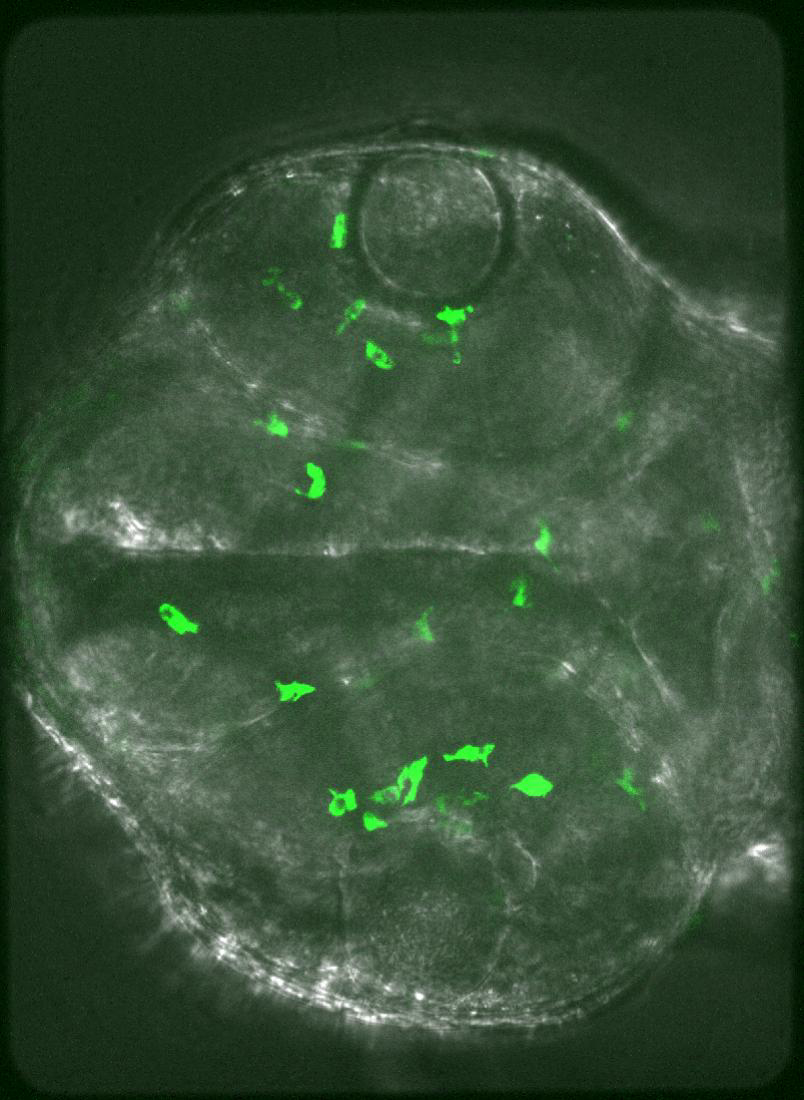
#> input picture Final_Project/k_means/1.png, 804 x 1100 px
$ jupyter execute k_means_segementation.ipynb
#> lines starting #> are read from the running program, lines starting #| are printed output that depends on the picture
<a href="https://colab.research.google.com/github/Dan-Blanchette/Python_4ML/blob/main/Final_Project/k_means/k_means_segementation.ipynb" target="_parent"></a>

[cell 1]
'''
@author Dan Blanchette
@date May 3, 2023
'''

import numpy as np
import matplotlib.pyplot as plt
import cv2

# create a figure
fig = plt.figure(figsize=(10,7))

rows = 1
cols = 2

img = cv2.imread('1.png')
#> img is the input picture: shape (1100, 804, 3); mean B, G, R 54.3, 78.1, 54.6

# reshape image to help implement k-means algorithm
img2 = img.reshape((-1,3))

# convert image to float32 to apply cv2 k-means
img2 = np.float32(img2)

# define number of cluster and apply k-means
# max iterations is 10 and epsilon = 1.0
criteria = (cv2.TERM_CRITERIA_EPS + cv2.TERM_CRITERIA_MAX_ITER, 10, 1.0)

# Clusters
k = 5

attempts = 10

# returns compactness of cluster
# returns labels
# center of the cluster (centroid)
# Can use K-means PP_CENTERS OR RANDOM_CENTERS
ret, label, center = cv2.kmeans(img2, k, None, criteria, 10, cv2.KMEANS_PP_CENTERS)
#> ret = 297345945.6; center = [[25.31, 46.65, 25.62], [80.25, 103.4, 80.5], [130.9, 147.5, 131.2], [55.68, 80.36, 55.84], [64.48, 223.2, 63.89]]

# center of each cluster
center = np.uint8(center)
#> center = [[25, 46, 25], [80, 103, 80], [130, 147, 131], [55, 80, 55], [64, 223, 63]]

res = center[label.flatten()]
# conver the dimensions back to image
res2 = res.reshape((img.shape))
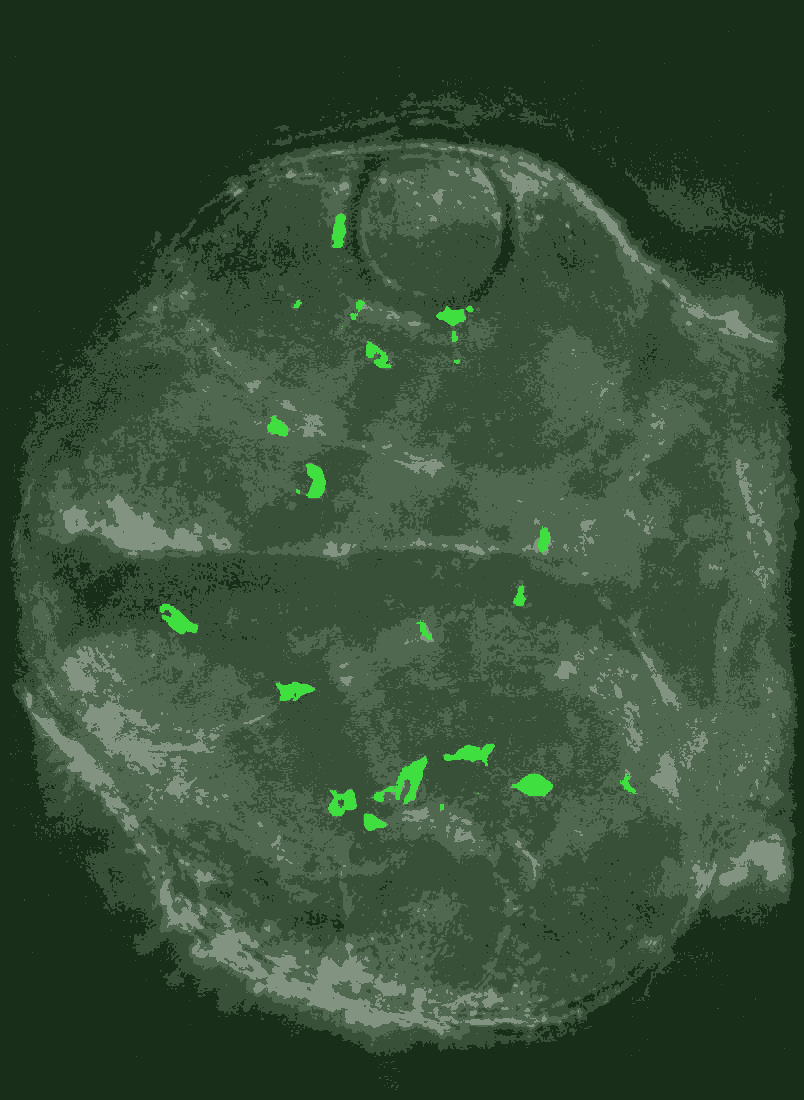
#> res2: shape (1100, 804, 3); mean B, G, R 53.9, 77.7, 53.9

cv2.imwrite('1segemented.png',res2)

seg = cv2.imread('1segemented.png')

fig.add_subplot(rows, cols, 1)

plt.imshow(img)
# plt.axis('off')
plt.title("Original")

fig.add_subplot(rows, cols, 2)
plt.imshow(seg)
plt.title('K-means: k=5')
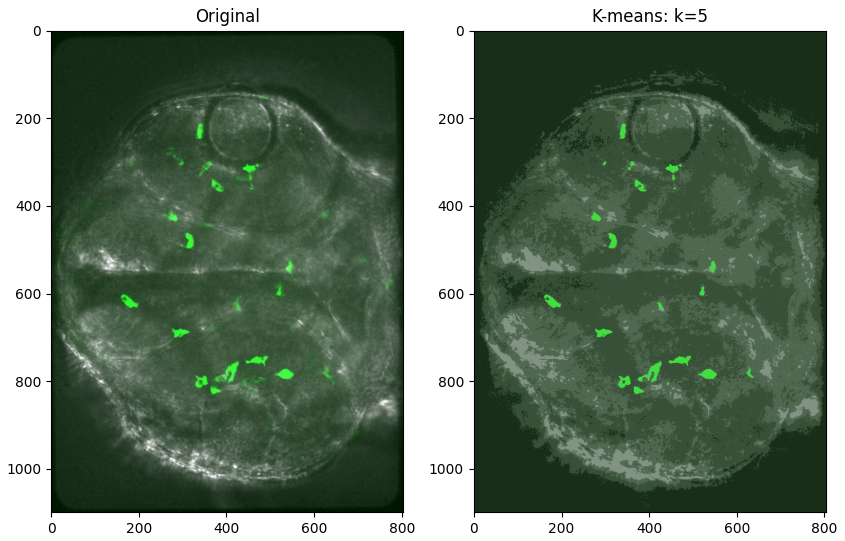
#> figure drawn by matplotlib, 2 panels; B, G, R data is drawn as R, G, B

Refactored Code

[cell 2]
import cv2
import numpy as np
import matplotlib.pyplot as plt
import sys

def read_image(file_path):
  """Read the images and format to RGB."""
  image = cv2.imread(file_path)
  return cv2.cvtColor(image, cv2.COLOR_BGR2RGB)

def preProcessImage(image_name):
  """Reshape the image into a 2D array of pixels and three color channel values (RGB), then convert to float."""
  pixel_val = image_name.reshape((-1,3))
  return np.float32(pixel_val)

def kmeans_clustering(pixel_val, k =3):
  """Apply k means clustering to each of the pixel values."""
  criteria = (cv2.TERM_CRITERIA_EPS + cv2.TERM_CRITERIA_MAX_ITER, 100, 0.2)
  # last parameter can be adjusted to use PP_CENTERS for centroid calculation if random centers do no yield decent resuts
  compactness, labels, centers = cv2.kmeans(pixel_val, k, None, criteria, 10, cv2.KMEANS_PP_CENTERS)
  return compactness, labels, np.uint8(centers)

def segment_image(image, labels, centers):
  """Segment each image using the cluster centroid(s)."""
  segmentedImage = centers[labels.flatten()]
  return segmentedImage.reshape(image.shape)

def imageMask(image, labels, disabledCluster):
  """Generate a masked image by disabling a defined cluster"""
  maskedImage = np.copy(image).reshape((-1,3))
  maskedImage[labels.flatten() == disabledCluster] = [0,0,0]
  return maskedImage.reshape(image.shape)

def displayImg(image):
  """Display the iamge using matplotlib."""
  plt.imshow(image)
  plt.show()


# MAIN CODE
def main():
  # image_path = sys.argv[1]
  # k = int(sys.argv[2])
  k = 5
  # read the image data
  # image = read_image('image_path')
  image = read_image('1.png')

  # pre-process the image

  pixel_val = preProcessImage(image)

  compactness, labels, centers = kmeans_clustering(pixel_val, k)
#> in kmeans_clustering, `compactness, labels, centers = cv2.kmeans(pixel_val, k, None, criteria..`: compactness = 296855658; centers = [[25.66, 46.68, 25.34], [81.34, 104.1, 81.09], [56.24, 80.73, 56.07], [133.3, 149.3, 133], [63.89, 223.1, 64.47]]

  segmented_img = segment_image(image, labels, centers)

  displayImg(segmented_img)

  cluster_to_black = 2

  masked_image = imageMask(image, labels, cluster_to_black)

  displayImg(masked_image)

if (__name__ == '__main__'):
  main()
#> in main, `compactness, labels, centers = kmeans_clustering(pixel_val, k)`: compactness = 296855658; centers = [[25, 46, 25], [81, 104, 81], [56, 80, 56], [133, 149, 133], [63, 223, 64]]
#> in imageMask, `return maskedImage.reshape(image.shape)`:
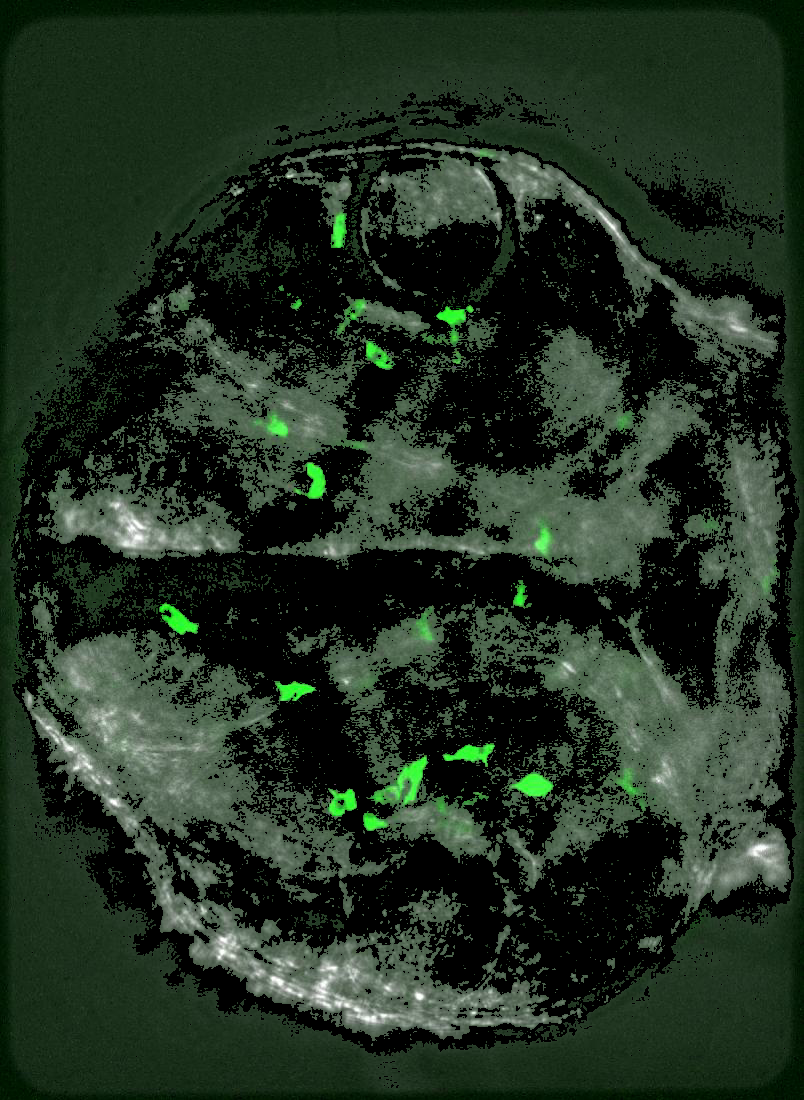
#> returned value: shape (1100, 804, 3); mean of channels 0, 1, 2 34.3, 49, 34.1; drawn as B, G, R
